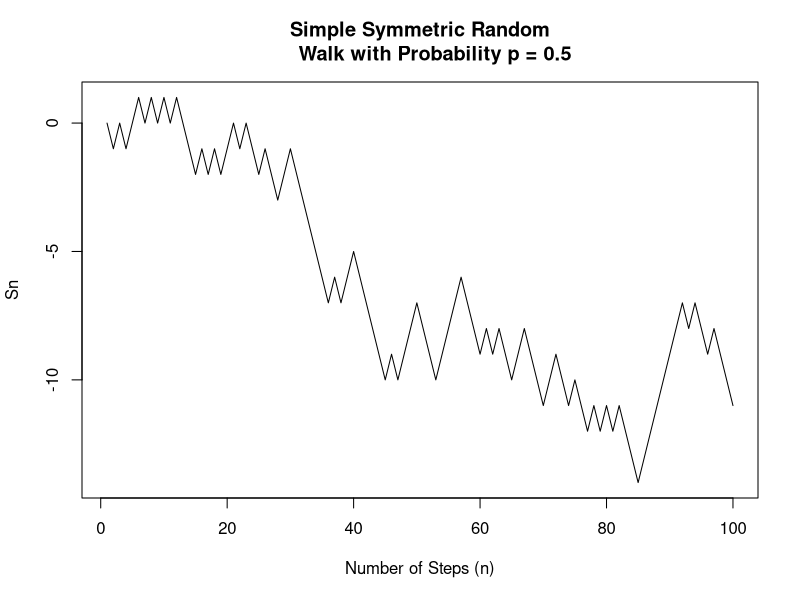
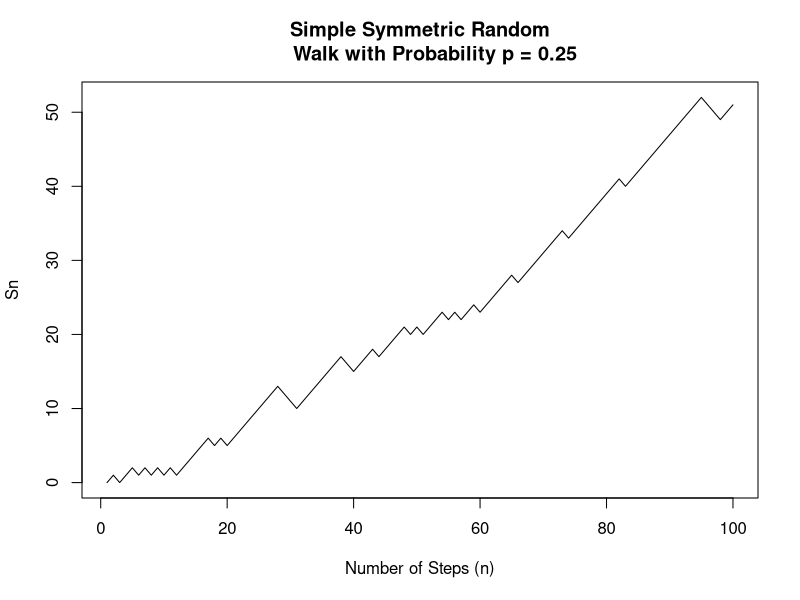
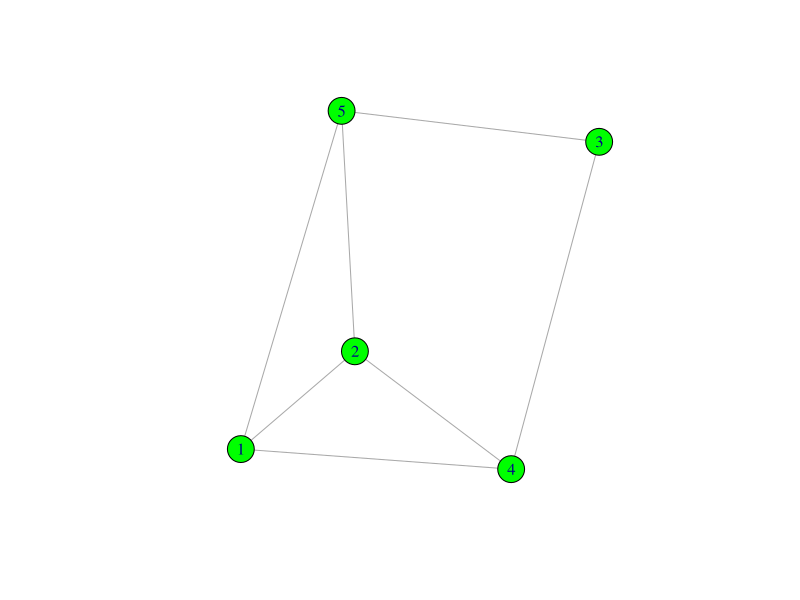
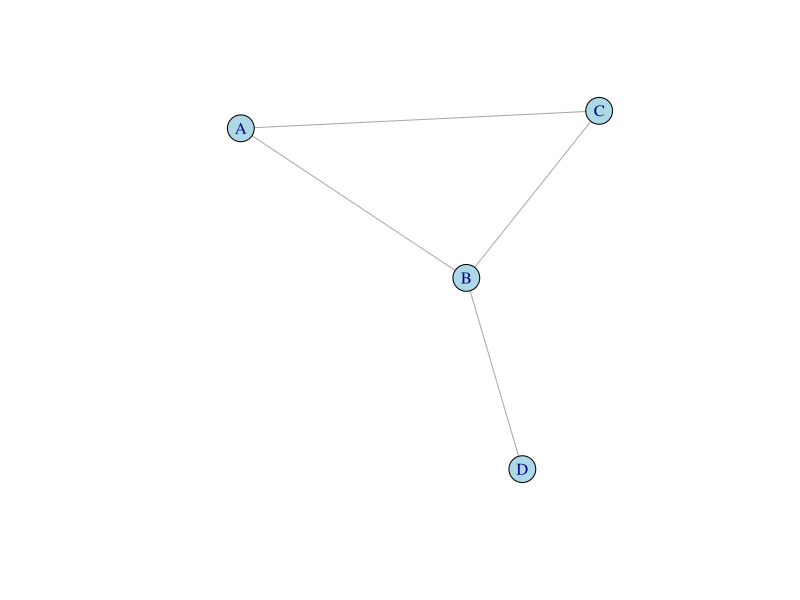
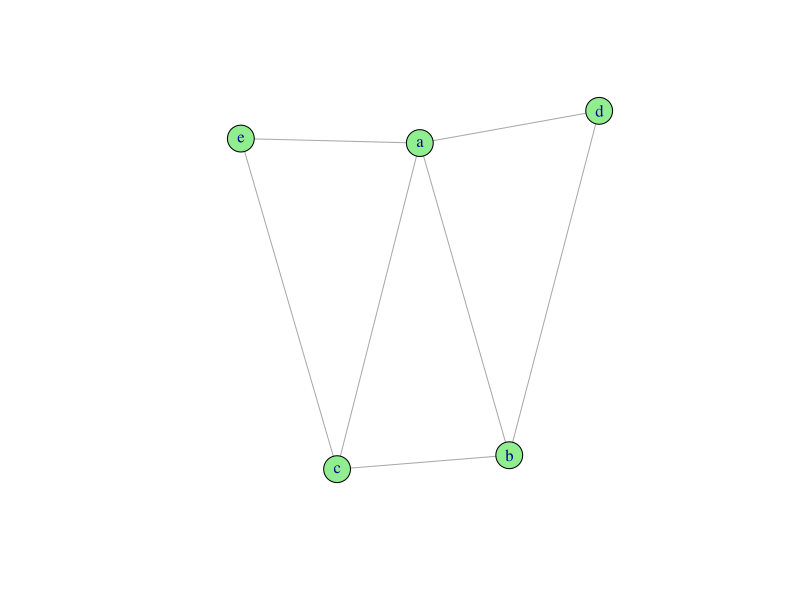
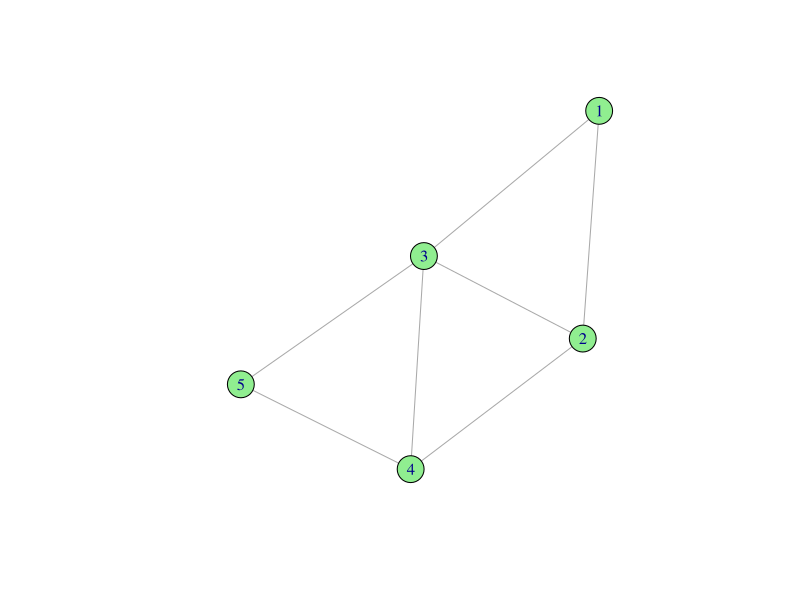

These figures' R source, in order:
install.packages("igraph")
install.packages("expm")
library(expm)
library(igraph)

setwd("~/STAT_390_Files")

# First set up a symmetric random walk

sym_walk <- function(x0, n)
{
  values <- c(0)
  current <- x0
  while (length(values) < n)
  {
    change = 0
    if (runif(1) > 0.5)
    {
      change = 1
    }
    else
    {
      change = -1
    }
    current <- current + change
    values <- c(values, current)
  }
  values
}

plot(sym_walk(0, 100), xlab ="Number of Steps (n)",
     ylab = "Sn", main = "Simple Symmetric Random
     Walk with Probability p = 0.5", type = "l")

# Second set up a random walk without symmetry

prob_walk <- function(x0, p, n)
{
  values <- c(0)
  current <- x0
  while (length(values) < n)
  {
    change = 0
    if (runif(1) > p)
    {
      change = 1
    }
    else
    {
      change = -1
    }
    current <- current + change
    values <- c(values, current)
    }
  values
}

plot(prob_walk(0, 0.25, 100), xlab =
    "Number of Steps (n)", ylab = "Sn", 
    main = "Simple Symmetric Random
     Walk with Probability p = 0.25", type = "l")

# Third graph random walk on graph w/ equal prob

G <- make_graph(~ 1 - 2, 3 - 4, 4 - 1:2, 5 - 1:2:3)
plot(G, vertex.color = "green")

# Degree Matrix of Graph G
deg <- degree(G)
G_deg <- diag(deg, 5, 5)

# Adjacency Matrix of Graph G
G_adj <- matrix(as_adj(G), byrow = FALSE, nrow = 5)

# Manually Computed Laplacian
G_man_lap <- G_deg - G_adj

# Computer Computed Laplacian
G_com_lap <- matrix(laplacian_matrix(G), 
                    byrow = FALSE, nrow = 5)

# Manually Computed Normalized Laplacian
deg_neg_half <- degree(G)^(-0.5)
G_deg_neg_half <- diag(deg_neg_half, 5, 5)
G_man_norm_lap <- G_deg_neg_half %*% G_man_lap %*%
  G_deg_neg_half

# Computer Computer Normalized Laplacian
G_com_norm_lap <- matrix(laplacian_matrix(G, 
                        normalized = TRUE), 
                         byrow = FALSE, nrow = 5)

# That proves the Laplacian matrix as well as our
# equation to normalize it.

# Now to do some stuff with the original M matrix
H <- make_graph(~ A - B:C, B - C:D)
plot(H, vertex.color = "light blue")

trans_prob_step <- function(graph, t)
{
  nodes = vcount(graph)
  d <- degree(graph)
  M <- matrix(0, nodes, nodes)
  for (i in 1:nodes)
  {
    for (j in 1:nodes)
    {
      if (are_adjacent(graph, i, j) == TRUE)
      {
        M[i, j] = 1/d[i]
      }
      else
      {
        M[i, j] = 0
      }
    }
  }
  if (t == 0)
  {
    print("Invalid Operation.")
  }
  else if (t == 1)
  {
    M <- M
  }
  else
  {
    for (k in 1:(t-1))
    {
      M <- M %*% M
    }
  }
  N <- M
}

N <- trans_prob_step(H, 2)

prob_cloud <- function(graph, t, i)
{
  A <- trans_prob_step(graph, t)
  v <- A[i,]
  v
}

row <- prob_cloud(H, 2, 1)

lazy_matrix_step <- function(graph, t)
{
  nodes = vcount(graph)
  d <- degree(graph)
  M <- matrix(0, nodes, nodes)
  if (runif(1) > 0.5)
  {
    for (i in 1:nodes)
    {
      for (j in 1:nodes)
      {
        if (are_adjacent(graph, i, j) == TRUE)
        {
          M[i, j] = 1/d[i]
        }
        else
        {
          M[i, j] = 0
        }
      }
    }
  }
  else
  {
    M <- diag(nodes)
  }
  if (t >= 2)
  {
    k = 1
    while (k < t)
    {
      S <- matrix(0, nodes, nodes)
      if (runif(1) > 0.5)
      {
        for (i in 1:nodes)
        {
          for (j in 1:nodes)
          {
            if (are_adjacent(graph, i, j) == TRUE)
            {
              S[i, j] = 1/d[i]
            }
            else
            {
              S[i, j] = 0
            }
          }
        }
      }
      else
      {
        S <- diag(nodes)
      }
      M = M %*% S
      k = k + 1
    }
  }
  A <- M
}

L <- lazy_matrix_step(H, 2)

I <- make_graph(~ a - b, c - a:b, d - a:b, e - a:c)
plot(I, vertex.color = "light green")

convergence <- function(graph)
{
  nodes = vcount(graph)
  val = 1
  R <- trans_prob_step(graph, val)
  while ((R[1, 1] + R[2, 1]) != (2 * R[1, 1]))
  {
    val = val + 1
    R <- trans_prob_step(graph, val)
  }
  val
}

num <- convergence(I)

converg_matrix <- function(graph)
{
  t <- convergence(graph)
  R <- trans_prob_step(graph, t)
  R
}

decomp_trans_prob <- function(graph, p)
{
  M <- trans_prob_step(graph, 1)
  nodes = vcount(graph)
  deg <- degree(graph)
  D <- diag(deg, nodes, nodes)
  half_D <- diag(degree(graph)^(0.5), nodes, nodes)
  neg_half_D <- diag(degree(graph)^(-0.5), 
                     nodes, nodes)
  S <- half_D %*% M %*% neg_half_D
  evs <- eigen(S)
  evals <- evs$values
  evects <- evs$vectors
  lambda <- diag(evals, nodes, nodes)
  phi <- neg_half_D %*% evects
  psi <- half_D %*% evects
  E <- matrix(0, nodes, nodes)
  for (a in 1:nodes)
  {
    r <- t(t(phi[,a]))
    y <- t(psi[,a])
    E <- E + ((evals[a]^p) * r %*% y)
  }
  E <- round(E, digits = 7)
}

E <- decomp_trans_prob(H, 2)
M <- trans_prob_step(H, 2)

J <- make_graph(~ 1 - 2:3, 2 - 3:4, 3 - 4:5, 4 - 5)
plot(J, vertex.color = "light green")

F <- converg_matrix(J)
power <- convergence(J)
P <- trans_prob_step(J, 9)
